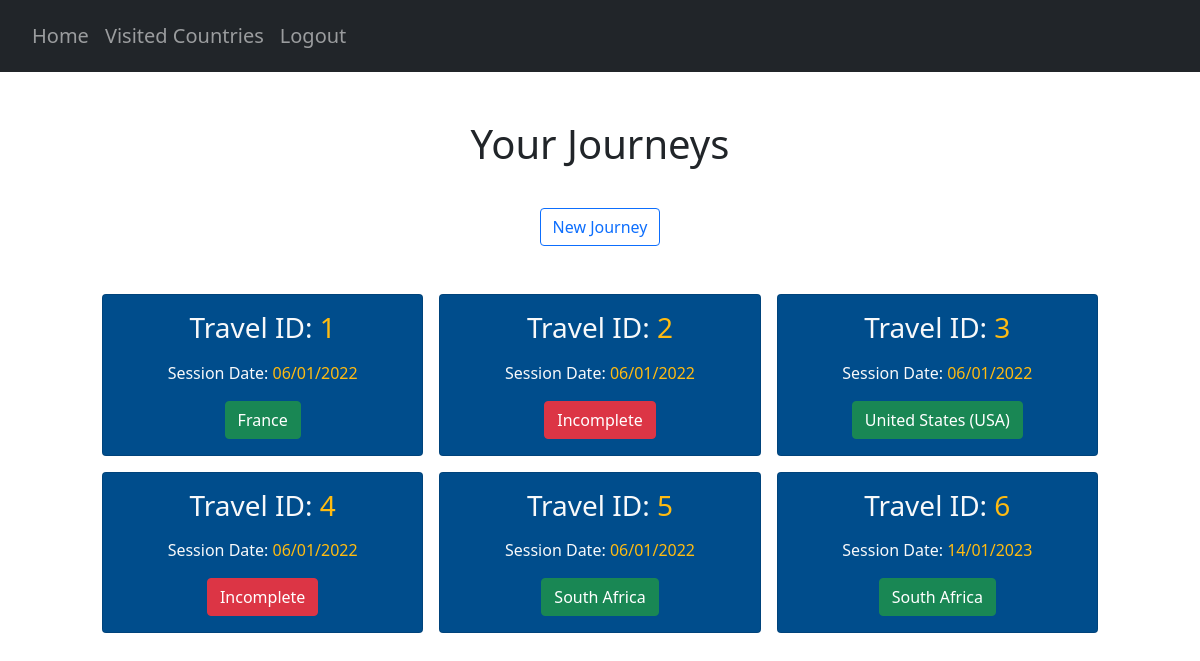
Screenshot of /journeys (signed in) with the database file from the repository.
### website/models.py (models this page shows)
class Country(db.Model):
    country_code = db.Column(db.String(3), primary_key=True)
    country_name = db.Column(db.String(150), unique=True)

### website/views.py (the view)
@views.route("/journeys", methods=["GET"])
@login_required
def journey():
    countries = Country.query.all()
    AllCountries = {}
    for country in countries:
        AllCountries[country.country_code] = country.country_name
    x = select(UserTravelScore)\
            .where(UserTravelScore.user_id == current_user.id)
    result = db.session.connection().execute(x)
    result = result.fetchall()
    travel_sessions = []
    for travel in result:
        num_country_scores = 0
        travelID = travel[1]
        dateAdded = travel[2]
        dateString = dateAdded.strftime("%d/%m/%Y")
        countries_X = select(UserCountryScore)\
            .where(UserCountryScore.user_id == current_user.id, UserCountryScore.travel_id == travelID)
        result_countries = db.session.connection().execute(countries_X)
        result_travels = result_countries.fetchall()
        if result_travels == []:
            travel_sessions.append((travelID, dateString, {'Status': 'Incomplete'}))
        else:
            for country_score in result_travels:
                num_country_scores += 1
            if num_country_scores == 197:
                country_scores_x = select(UserCountryScore)\
                    .where(UserCountryScore.user_id == current_user.id, UserCountryScore.travel_id == travelID)\
                    .order_by(UserCountryScore.total_score.desc())
                result_best_countries = db.session.connection().execute(country_scores_x)
                result_all_countries = result_best_countries.fetchall()
                result_top_country = result_all_countries[0][2]
                country_codes_to_filter = []
                for result in result_all_countries:
                    country_codes_to_filter.append(result[2])
                filtered_country_codes = filterPrevCountries(country_codes_to_filter, travelID)
                top_filtered_country_code = filtered_country_codes[0]
                top_country_name = AllCountries[top_filtered_country_code]
                travel_sessions.append((travelID, dateString, {'Top Country': top_country_name}))
            else:
                print("Incomplete - possible server error")
                travel_sessions.append((travelID, dateString, {'Status': 'Incomplete'}))
    return render_template("journeys.html", user=current_user, journeys=travel_sessions)

### website/__init__.py (called while the page is built)
def create_app():
    app = Flask(__name__)
    app.config['SECRET_KEY'] = 'pog'
    app.config['SQLALCHEMY_DATABASE_URI'] = f'sqlite:///{DB_NAME}'
    db.init_app(app)
    from .views import views
    from .auth import auth
    app.register_blueprint(views, url_prefix='/')
    app.register_blueprint(auth, url_prefix='/')
    from .models import User, Country, UserCountry, Safety, Cost, CulturalValue, CovidRestrictions
    create_database(app)
    login_manager = LoginManager()
    login_manager.login_view = 'auth.login'
    login_manager.init_app(app)
    @login_manager.user_loader
    def load_user(id):
        return User.query.get(int(id))
    return app

### website/questionHandler.py (called while the page is built)
def doesUserWantThisCountry(countryCode):
    countries = UserCountry.query.all()
    users_countries = []
    for country in countries:
        if country.user_id == current_user.id:
            users_countries.append(country.country_code)
    for country in users_countries:
        if countryCode in users_countries:
            return True
        else:
            return False

def filterPrevCountries(codes, travelID):
    try:
        current_travel = UserTravelScore.query.get((current_user.id, travelID))
    except (sqlite3.IntegrityError, sqlalchemy.exc.IntegrityError) as e:
        print(e)
    prev_countries = getattr(current_travel, "prev_countries")
    if prev_countries == True:
        return codes
    else:
        suggestionsStream = filter(lambda x:not(doesUserWantThisCountry(x)), codes)
        suggestionsStream = list(suggestionsStream)
        return suggestionsStream

### website/templates/journeys.html (shortened to what this page needs)
{% extends "base.html" %} {% block title %}Journeys{% endblock %}
{% block content %}
<div class="container pt-5">
      <h1 align="center">Your Journeys</h1>
</div>
<div class="container pt-3" align="center">
    <button type="submit" class="btn btn-outline-primary mt-3 newJourney">New Journey</button>
</div>
<section class="p-5">
    <div class="container">
        <div class="row text-center g-3">
            {% for travel in journeys %}
            {% for journeyS, journeyT in travel[2].items() %}
            <div class="col-4">
                <div class="card cardTravel text-light">
                    <div class="card-body text-center">
                        <h3 class="card-title mb-3">
                            Travel ID: <span style="color:#ffbb11">{{ travel[0] }}</span>
                        </h3>
                        <p class="card-text">
                            Session Date: <span style="color:#ffbb11">{{ travel[1] }}</span>
                        </p>
                        {% if journeyT == "Incomplete" %}
                        <button class="btn btn-danger travel" id="{{ travel[0] }}">Incomplete</button>
                        {% else %}
                        <button class="btn btn-success travel" id="{{ travel[0] }}">{{ journeyT }}</button>
                        {% endif %}
                    </div>
                </div>
            </div>
            {% endfor %}
            {% endfor %}
        </div>
    </div>
</section>
{% endblock %}

### website/static/extra.css (style rules this page uses)
.cardTravel { background-color: #004d8c; }

### rows the page displays
Country: travel "1", travel "06/01/2022", country_name "France"
Country: travel "3", travel "06/01/2022", country_name "United States (USA)"
Country: travel "5", travel "06/01/2022", country_name "South Africa", travel "6", travel "14/01/2023"

### other values shown
{{ travel[0] }} "2" "4"
{{ travel[1] }} "06/01/2022" "06/01/2022"
